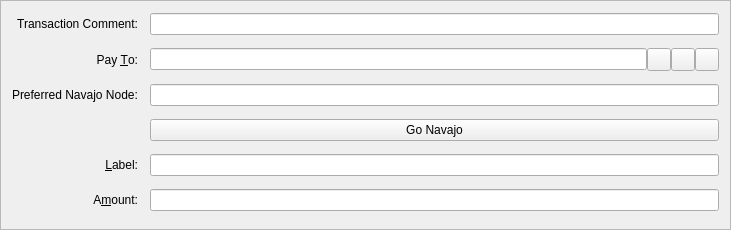
<?xml version="1.0" encoding="UTF-8"?>
<ui version="4.0">
 <class>SendCoinsEntry</class>
 <widget class="QFrame" name="SendCoinsEntry">
  <property name="geometry">
   <rect>
    <x>0</x>
    <y>0</y>
    <width>731</width>
    <height>230</height>
   </rect>
  </property>
  <property name="windowTitle">
   <string>Form</string>
  </property>
  <property name="styleSheet">
   <string notr="true">background-image: url(:/images2/8);</string>
  </property>
  <property name="frameShape">
   <enum>QFrame::StyledPanel</enum>
  </property>
  <property name="frameShadow">
   <enum>QFrame::Sunken</enum>
  </property>
  <layout class="QGridLayout" name="gridLayout">
   <property name="spacing">
    <number>12</number>
   </property>
   <item row="9" column="1">
    <widget class="BitcoinAmountField" name="payAmount"/>
   </item>
   <item row="4" column="1">
    <layout class="QHBoxLayout" name="payToLayout">
     <property name="spacing">
      <number>0</number>
     </property>
     <item>
      <widget class="QValidatedLineEdit" name="payTo">
       <property name="toolTip">
        <string>The address to send the payment to  (e.g. sjz75uKHzUQJnSdzvpiigEGxseKkDhQToX)</string>
       </property>
       <property name="maxLength">
        <number>34</number>
       </property>
      </widget>
     </item>
     <item>
      <widget class="QToolButton" name="addressBookButton">
       <property name="toolTip">
        <string>Choose address from address book</string>
       </property>
       <property name="text">
        <string/>
       </property>
       <property name="icon">
        <iconset resource="../bitcoin.qrc">
         <normaloff>:/icons/address-book</normaloff>:/icons/address-book</iconset>
       </property>
       <property name="shortcut">
        <string>Alt+A</string>
       </property>
      </widget>
     </item>
     <item>
      <widget class="QToolButton" name="pasteButton">
       <property name="toolTip">
        <string>Paste address from clipboard</string>
       </property>
       <property name="text">
        <string/>
       </property>
       <property name="icon">
        <iconset resource="../bitcoin.qrc">
         <normaloff>:/icons/editpaste</normaloff>:/icons/editpaste</iconset>
       </property>
       <property name="shortcut">
        <string>Alt+P</string>
       </property>
      </widget>
     </item>
     <item>
      <widget class="QToolButton" name="deleteButton">
       <property name="toolTip">
        <string>Remove this recipient</string>
       </property>
       <property name="text">
        <string/>
       </property>
       <property name="icon">
        <iconset resource="../bitcoin.qrc">
         <normaloff>:/icons/remove</normaloff>:/icons/remove</iconset>
       </property>
      </widget>
     </item>
    </layout>
   </item>
   <item row="1" column="0">
    <widget class="QLabel" name="label_5">
     <property name="text">
      <string>Transaction Comment:</string>
     </property>
     <property name="alignment">
      <set>Qt::AlignRight|Qt::AlignTrailing|Qt::AlignVCenter</set>
     </property>
    </widget>
   </item>
   <item row="8" column="0">
    <widget class="QLabel" name="label_4">
     <property name="text">
      <string>&amp;Label:</string>
     </property>
     <property name="alignment">
      <set>Qt::AlignRight|Qt::AlignTrailing|Qt::AlignVCenter</set>
     </property>
     <property name="buddy">
      <cstring>addAsLabel</cstring>
     </property>
    </widget>
   </item>
   <item row="8" column="1">
    <layout class="QHBoxLayout" name="horizontalLayout_2">
     <property name="spacing">
      <number>0</number>
     </property>
     <item>
      <widget class="QValidatedLineEdit" name="addAsLabel">
       <property name="enabled">
        <bool>true</bool>
       </property>
       <property name="toolTip">
        <string>Enter a label for this address to add it to your address book</string>
       </property>
      </widget>
     </item>
    </layout>
   </item>
   <item row="4" column="0">
    <widget class="QLabel" name="label_2">
     <property name="text">
      <string>Pay &amp;To:</string>
     </property>
     <property name="alignment">
      <set>Qt::AlignRight|Qt::AlignTrailing|Qt::AlignVCenter</set>
     </property>
     <property name="buddy">
      <cstring>payTo</cstring>
     </property>
    </widget>
   </item>
   <item row="9" column="0">
    <widget class="QLabel" name="label">
     <property name="text">
      <string>A&amp;mount:</string>
     </property>
     <property name="alignment">
      <set>Qt::AlignRight|Qt::AlignTrailing|Qt::AlignVCenter</set>
     </property>
     <property name="buddy">
      <cstring>payAmount</cstring>
     </property>
    </widget>
   </item>
   <item row="1" column="1">
    <widget class="QLineEdit" name="lineEdit_2"/>
   </item>
   <item row="6" column="1">
    <widget class="QLineEdit" name="lineEdit"/>
   </item>
   <item row="6" column="0">
    <widget class="QLabel" name="label_3">
     <property name="text">
      <string>Preferred Navajo Node:</string>
     </property>
    </widget>
   </item>
   <item row="7" column="1">
    <widget class="QPushButton" name="gonavanjoButton">
     <property name="text">
      <string>Go Navajo</string>
     </property>
    </widget>
   </item>
  </layout>
 </widget>
 <customwidgets>
  <customwidget>
   <class>QValidatedLineEdit</class>
   <extends>QLineEdit</extends>
   <header>qvalidatedlineedit.h</header>
  </customwidget>
  <customwidget>
   <class>BitcoinAmountField</class>
   <extends>QLineEdit</extends>
   <header>bitcoinamountfield.h</header>
   <container>1</container>
  </customwidget>
 </customwidgets>
 <resources>
  <include location="../bitcoin.qrc"/>
 </resources>
 <connections/>
</ui>
